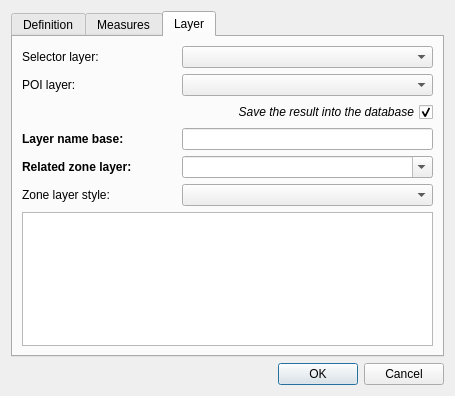
<?xml version="1.0" encoding="UTF-8"?>
<ui version="4.0">
 <class>Dialog</class>
 <widget class="QDialog" name="Dialog">
  <property name="geometry">
   <rect>
    <x>0</x>
    <y>0</y>
    <width>455</width>
    <height>396</height>
   </rect>
  </property>
  <property name="windowTitle">
   <string>Dialog</string>
  </property>
  <layout class="QGridLayout" name="gridLayout_5">
   <item row="0" column="0" colspan="2">
    <widget class="QTabWidget" name="tabWidget">
     <property name="currentIndex">
      <number>2</number>
     </property>
     <widget class="QWidget" name="tab">
      <attribute name="title">
       <string>Definition</string>
      </attribute>
      <layout class="QGridLayout" name="gridLayout_6">
       <item row="0" column="0">
        <widget class="QLabel" name="label_4">
         <property name="font">
          <font>
           <weight>75</weight>
           <bold>true</bold>
          </font>
         </property>
         <property name="text">
          <string>Zone type:</string>
         </property>
        </widget>
       </item>
       <item row="0" column="1" colspan="4">
        <widget class="QComboBox" name="comboBox_3">
         <property name="minimumSize">
          <size>
           <width>250</width>
           <height>0</height>
          </size>
         </property>
        </widget>
       </item>
       <item row="1" column="0">
        <widget class="QLabel" name="label_5">
         <property name="font">
          <font>
           <weight>75</weight>
           <bold>true</bold>
          </font>
         </property>
         <property name="text">
          <string>Subpopulation:</string>
         </property>
        </widget>
       </item>
       <item row="1" column="1" rowspan="2" colspan="4">
        <layout class="QGridLayout" name="gridLayout">
         <item row="0" column="0" rowspan="3">
          <widget class="QTableWidget" name="tableWidget">
           <property name="font">
            <font>
             <weight>50</weight>
             <bold>false</bold>
            </font>
           </property>
           <property name="editTriggers">
            <set>QAbstractItemView::NoEditTriggers</set>
           </property>
           <property name="selectionMode">
            <enum>QAbstractItemView::SingleSelection</enum>
           </property>
           <property name="selectionBehavior">
            <enum>QAbstractItemView::SelectRows</enum>
           </property>
           <property name="sortingEnabled">
            <bool>true</bool>
           </property>
           <property name="wordWrap">
            <bool>true</bool>
           </property>
           <attribute name="horizontalHeaderStretchLastSection">
            <bool>true</bool>
           </attribute>
           <attribute name="verticalHeaderVisible">
            <bool>false</bool>
           </attribute>
           <attribute name="verticalHeaderStretchLastSection">
            <bool>false</bool>
           </attribute>
           <column>
            <property name="text">
             <string>Species</string>
            </property>
            <property name="font">
             <font>
              <weight>75</weight>
              <bold>true</bold>
             </font>
            </property>
           </column>
          </widget>
         </item>
         <item row="0" column="1">
          <widget class="QToolButton" name="toolButton">
           <property name="text">
            <string>+</string>
           </property>
          </widget>
         </item>
         <item row="1" column="1">
          <spacer name="verticalSpacer">
           <property name="orientation">
            <enum>Qt::Vertical</enum>
           </property>
           <property name="sizeHint" stdset="0">
            <size>
             <width>20</width>
             <height>40</height>
            </size>
           </property>
          </spacer>
         </item>
         <item row="2" column="1">
          <widget class="QToolButton" name="toolButton_2">
           <property name="text">
            <string>-</string>
           </property>
          </widget>
         </item>
        </layout>
       </item>
       <item row="2" column="0">
        <spacer name="verticalSpacer_3">
         <property name="orientation">
          <enum>Qt::Vertical</enum>
         </property>
         <property name="sizeHint" stdset="0">
          <size>
           <width>20</width>
           <height>169</height>
          </size>
         </property>
        </spacer>
       </item>
       <item row="3" column="0">
        <widget class="QLabel" name="label_6">
         <property name="text">
          <string>Legal framework:</string>
         </property>
        </widget>
       </item>
       <item row="3" column="1" colspan="4">
        <widget class="QLineEdit" name="lineEdit_2"/>
       </item>
       <item row="4" column="0">
        <widget class="QLabel" name="label_18">
         <property name="text">
          <string>Validity start:</string>
         </property>
        </widget>
       </item>
       <item row="4" column="1" colspan="2">
        <widget class="QDateEdit" name="dateEdit">
         <property name="calendarPopup">
          <bool>true</bool>
         </property>
         <property name="date">
          <date>
           <year>2000</year>
           <month>1</month>
           <day>1</day>
          </date>
         </property>
        </widget>
       </item>
       <item row="4" column="3">
        <widget class="QLabel" name="label_19">
         <property name="text">
          <string>End:</string>
         </property>
        </widget>
       </item>
       <item row="4" column="4">
        <widget class="QDateEdit" name="dateEdit_2">
         <property name="calendarPopup">
          <bool>true</bool>
         </property>
         <property name="date">
          <date>
           <year>2000</year>
           <month>1</month>
           <day>1</day>
          </date>
         </property>
        </widget>
       </item>
       <item row="5" column="0" colspan="2">
        <widget class="QLabel" name="label_7">
         <property name="text">
          <string>Competent authority:</string>
         </property>
        </widget>
       </item>
       <item row="5" column="2" colspan="3">
        <widget class="QLineEdit" name="lineEdit_3"/>
       </item>
      </layout>
     </widget>
     <widget class="QWidget" name="tab_2">
      <attribute name="title">
       <string>Measures</string>
      </attribute>
      <layout class="QGridLayout" name="gridLayout_4">
       <item row="0" column="0" colspan="2">
        <layout class="QGridLayout" name="gridLayout_2">
         <item row="0" column="0">
          <widget class="QLabel" name="label_8">
           <property name="text">
            <string>Biosecurity measures:</string>
           </property>
          </widget>
         </item>
         <item row="0" column="1">
          <widget class="QComboBox" name="comboBox_5">
           <property name="maximumSize">
            <size>
             <width>85</width>
             <height>16777215</height>
            </size>
           </property>
          </widget>
         </item>
         <item row="1" column="0">
          <widget class="QLabel" name="label_9">
           <property name="text">
            <string>Control of vectors:</string>
           </property>
          </widget>
         </item>
         <item row="1" column="1">
          <widget class="QComboBox" name="comboBox_6">
           <property name="maximumSize">
            <size>
             <width>85</width>
             <height>16777215</height>
            </size>
           </property>
          </widget>
         </item>
         <item row="2" column="0">
          <widget class="QLabel" name="label_10">
           <property name="text">
            <string>Control of wildlife reservoir:</string>
           </property>
          </widget>
         </item>
         <item row="2" column="1">
          <widget class="QComboBox" name="comboBox_7">
           <property name="maximumSize">
            <size>
             <width>85</width>
             <height>16777215</height>
            </size>
           </property>
          </widget>
         </item>
         <item row="3" column="0">
          <widget class="QLabel" name="label_11">
           <property name="text">
            <string>Modified stamping out:</string>
           </property>
          </widget>
         </item>
         <item row="3" column="1">
          <widget class="QComboBox" name="comboBox_8">
           <property name="maximumSize">
            <size>
             <width>85</width>
             <height>16777215</height>
            </size>
           </property>
          </widget>
         </item>
         <item row="4" column="0">
          <widget class="QLabel" name="label_12">
           <property name="text">
            <string>Movement restriction:</string>
           </property>
          </widget>
         </item>
         <item row="4" column="1">
          <widget class="QComboBox" name="comboBox_9">
           <property name="maximumSize">
            <size>
             <width>85</width>
             <height>16777215</height>
            </size>
           </property>
          </widget>
         </item>
         <item row="5" column="0">
          <widget class="QLabel" name="label_13">
           <property name="text">
            <string>Stamping out:</string>
           </property>
          </widget>
         </item>
         <item row="5" column="1">
          <widget class="QComboBox" name="comboBox_10">
           <property name="maximumSize">
            <size>
             <width>85</width>
             <height>16777215</height>
            </size>
           </property>
          </widget>
         </item>
         <item row="6" column="0">
          <widget class="QLabel" name="label_14">
           <property name="text">
            <string>Surveillance:</string>
           </property>
          </widget>
         </item>
         <item row="6" column="1">
          <widget class="QComboBox" name="comboBox_11">
           <property name="maximumSize">
            <size>
             <width>85</width>
             <height>16777215</height>
            </size>
           </property>
          </widget>
         </item>
         <item row="7" column="0">
          <widget class="QLabel" name="label_15">
           <property name="text">
            <string>Vaccination:</string>
           </property>
          </widget>
         </item>
         <item row="7" column="1">
          <widget class="QComboBox" name="comboBox_12">
           <property name="maximumSize">
            <size>
             <width>85</width>
             <height>16777215</height>
            </size>
           </property>
          </widget>
         </item>
        </layout>
       </item>
       <item row="1" column="0">
        <widget class="QLabel" name="label_16">
         <property name="text">
          <string>Other:</string>
         </property>
        </widget>
       </item>
       <item row="1" column="1">
        <widget class="QLineEdit" name="lineEdit_4"/>
       </item>
      </layout>
     </widget>
     <widget class="QWidget" name="tab_3">
      <attribute name="title">
       <string>Layer</string>
      </attribute>
      <layout class="QGridLayout" name="gridLayout_3">
       <item row="0" column="0">
        <widget class="QLabel" name="label">
         <property name="text">
          <string>Selector layer:</string>
         </property>
        </widget>
       </item>
       <item row="0" column="1">
        <widget class="QComboBox" name="comboBox">
         <property name="minimumSize">
          <size>
           <width>250</width>
           <height>0</height>
          </size>
         </property>
        </widget>
       </item>
       <item row="1" column="0">
        <widget class="QLabel" name="label_2">
         <property name="text">
          <string>POI layer:</string>
         </property>
        </widget>
       </item>
       <item row="1" column="1">
        <widget class="QComboBox" name="comboBox_2">
         <property name="minimumSize">
          <size>
           <width>250</width>
           <height>0</height>
          </size>
         </property>
        </widget>
       </item>
       <item row="2" column="0">
        <spacer name="horizontalSpacer">
         <property name="orientation">
          <enum>Qt::Horizontal</enum>
         </property>
         <property name="sizeHint" stdset="0">
          <size>
           <width>155</width>
           <height>20</height>
          </size>
         </property>
        </spacer>
       </item>
       <item row="2" column="1">
        <widget class="QCheckBox" name="checkBox">
         <property name="enabled">
          <bool>true</bool>
         </property>
         <property name="font">
          <font>
           <weight>50</weight>
           <italic>true</italic>
           <bold>false</bold>
          </font>
         </property>
         <property name="layoutDirection">
          <enum>Qt::RightToLeft</enum>
         </property>
         <property name="text">
          <string>Save the result into the database</string>
         </property>
         <property name="checked">
          <bool>true</bool>
         </property>
        </widget>
       </item>
       <item row="3" column="0">
        <widget class="QLabel" name="label_3">
         <property name="font">
          <font>
           <weight>75</weight>
           <bold>true</bold>
          </font>
         </property>
         <property name="text">
          <string>Layer name base:</string>
         </property>
        </widget>
       </item>
       <item row="3" column="1">
        <widget class="QLineEdit" name="lineEdit">
         <property name="minimumSize">
          <size>
           <width>251</width>
           <height>0</height>
          </size>
         </property>
        </widget>
       </item>
       <item row="4" column="0">
        <widget class="QLabel" name="label_21">
         <property name="font">
          <font>
           <weight>75</weight>
           <bold>true</bold>
          </font>
         </property>
         <property name="text">
          <string>Related zone layer:</string>
         </property>
        </widget>
       </item>
       <item row="4" column="1">
        <widget class="QComboBox" name="comboBox_13">
         <property name="editable">
          <bool>true</bool>
         </property>
        </widget>
       </item>
       <item row="5" column="0">
        <widget class="QLabel" name="label_20">
         <property name="text">
          <string>Zone layer style:</string>
         </property>
        </widget>
       </item>
       <item row="5" column="1">
        <widget class="QComboBox" name="comboBox_4"/>
       </item>
       <item row="6" column="0" colspan="2">
        <widget class="QTextEdit" name="textEdit"/>
       </item>
      </layout>
     </widget>
    </widget>
   </item>
   <item row="1" column="0">
    <widget class="QLabel" name="label_17">
     <property name="text">
      <string/>
     </property>
    </widget>
   </item>
   <item row="1" column="1">
    <widget class="QDialogButtonBox" name="buttonBox">
     <property name="orientation">
      <enum>Qt::Horizontal</enum>
     </property>
     <property name="standardButtons">
      <set>QDialogButtonBox::Cancel|QDialogButtonBox::Ok</set>
     </property>
    </widget>
   </item>
  </layout>
 </widget>
 <resources/>
 <connections>
  <connection>
   <sender>buttonBox</sender>
   <signal>accepted()</signal>
   <receiver>Dialog</receiver>
   <slot>accept()</slot>
   <hints>
    <hint type="sourcelabel">
     <x>248</x>
     <y>254</y>
    </hint>
    <hint type="destinationlabel">
     <x>157</x>
     <y>274</y>
    </hint>
   </hints>
  </connection>
  <connection>
   <sender>buttonBox</sender>
   <signal>rejected()</signal>
   <receiver>Dialog</receiver>
   <slot>reject()</slot>
   <hints>
    <hint type="sourcelabel">
     <x>316</x>
     <y>260</y>
    </hint>
    <hint type="destinationlabel">
     <x>286</x>
     <y>274</y>
    </hint>
   </hints>
  </connection>
 </connections>
</ui>
